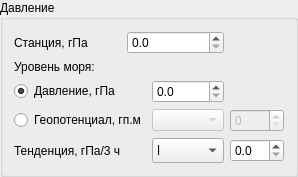
            <widget class="QGroupBox" name="groupBox_5">
             <property name="sizePolicy">
              <sizepolicy hsizetype="Preferred" vsizetype="Maximum">
               <horstretch>0</horstretch>
               <verstretch>0</verstretch>
              </sizepolicy>
             </property>
             <property name="title">
              <string>Давление</string>
             </property>
             <layout class="QGridLayout" name="gridLayout_3">
              <item row="1" column="0">
               <widget class="QLabel" name="label_15">
                <property name="text">
                 <string>Уровень моря:</string>
                </property>
               </widget>
              </item>
              <item row="2" column="0" colspan="2">
               <widget class="QRadioButton" name="is_PPPP">
                <property name="text">
                 <string>Давление, гПа</string>
                </property>
                <property name="checked">
                 <bool>true</bool>
                </property>
               </widget>
              </item>
              <item row="3" column="0" colspan="2">
               <widget class="QRadioButton" name="is_hhh">
                <property name="text">
                 <string>Геопотенциал, гп.м</string>
                </property>
               </widget>
              </item>
              <item row="3" column="2">
               <widget class="QComboBox" name="a3">
                <property name="enabled">
                 <bool>false</bool>
                </property>
               </widget>
              </item>
              <item row="3" column="3">
               <widget class="QSpinBox" name="hhh">
                <property name="enabled">
                 <bool>false</bool>
                </property>
                <property name="maximum">
                 <number>9999</number>
                </property>
               </widget>
              </item>
              <item row="4" column="0">
               <widget class="QLabel" name="label_19">
                <property name="text">
                 <string>Тенденция, гПа/3 ч</string>
                </property>
               </widget>
              </item>
              <item row="4" column="2">
               <widget class="QComboBox" name="a">
                <property name="font">
                 <font>
                  <family>wthrNew0  Normal</family>
                 </font>
                </property>
                <item>
                 <property name="text">
                  <string>l</string>
                 </property>
                </item>
                <item>
                 <property name="text">
                  <string>m</string>
                 </property>
                </item>
                <item>
                 <property name="text">
                  <string>n</string>
                 </property>
                </item>
                <item>
                 <property name="text">
                  <string>o</string>
                 </property>
                </item>
                <item>
                 <property name="text">
                  <string>p</string>
                 </property>
                </item>
                <item>
                 <property name="text">
                  <string>q</string>
                 </property>
                </item>
                <item>
                 <property name="text">
                  <string>r</string>
                 </property>
                </item>
                <item>
                 <property name="text">
                  <string>s</string>
                 </property>
                </item>
                <item>
                 <property name="text">
                  <string>t</string>
                 </property>
                </item>
               </widget>
              </item>
              <item row="4" column="3">
               <widget class="QDoubleSpinBox" name="ppp">
                <property name="decimals">
                 <number>1</number>
                </property>
                <property name="maximum">
                 <double>99.900000000000006</double>
                </property>
               </widget>
              </item>
              <item row="0" column="1" colspan="2">
               <widget class="QDoubleSpinBox" name="P0P0P0P0">
                <property name="decimals">
                 <number>1</number>
                </property>
                <property name="maximum">
                 <double>9999.000000000000000</double>
                </property>
               </widget>
              </item>
              <item row="2" column="2">
               <widget class="QDoubleSpinBox" name="PPPP">
                <property name="decimals">
                 <number>1</number>
                </property>
                <property name="maximum">
                 <double>9999.000000000000000</double>
                </property>
               </widget>
              </item>
              <item row="0" column="0">
               <widget class="QLabel" name="label_13">
                <property name="text">
                 <string>Станция, гПа</string>
                </property>
               </widget>
              </item>
             </layout>
            </widget>
